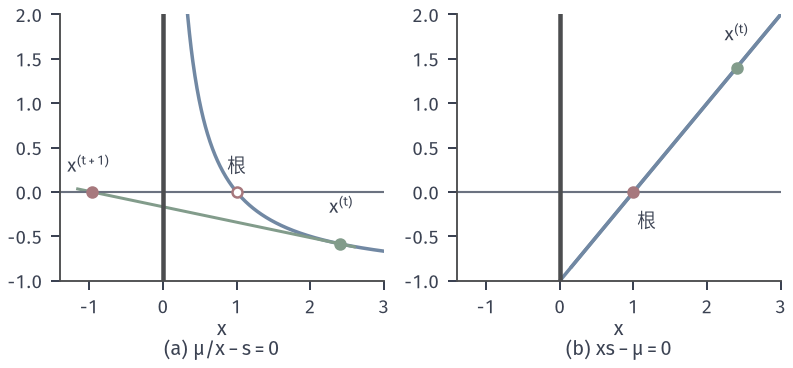

This figure's Python source:
from pathlib import Path
import sys
ROOT = next(p for p in Path(__file__).resolve().parents if (p/"build.sh").is_file() and (p/"tex/book.tex").is_file())
sys.path.insert(0, str(ROOT/"figures/05-optimization/01-linear-programming/matplotlib/lpipm-common"))
from ipm_plot import *
OUT = Path(__file__).resolve().parent

# Newton on mu/x-s=0 against Newton on xs-mu=0, with s=mu=1 fixed for the picture.
fig, (a, b) = figure(width_mm=112, height_mm=52, ncols=2)
x = np.linspace(.16, 3, 500); x0 = 2.4
a.plot(x, 1 / x - 1, color=BLUE, lw=1.4)
g0 = 1 / x0 - 1; dg = -1 / x0 ** 2; xn = x0 - g0 / dg
tt = np.array([xn - .2, x0 + .2]); a.plot(tt, g0 + dg * (tt - x0), color=GREEN, lw=1.2)
a.plot([x0], [g0], 'o', color=GREEN, ms=4); a.plot([xn], [0], 'o', color=RED, ms=4, zorder=6)
a.plot([1], [0], 'o', color=RED, ms=4, mfc='white', zorder=6)
a.axhline(0, color='#6B7280', lw=.85); a.axvline(0, color='#4C4D4F', lw=1.8)
a.text(x0 + .02, g0 + .34, '$x^{(t)}$', fontsize=7.5, ha='center')
a.text(xn - .05, .22, '$x^{(t+1)}$', fontsize=7.5, ha='center')
a.text(1.0, .22, '根', fontsize=7.5, ha='center')
a.set_xlim(-1.4, 3); a.set_ylim(-1, 2)
a.set_xlabel('$x$\n(a) $\\mu/x-s=0$', labelpad=1)
b.plot(x, x - 1, color=BLUE, lw=1.4); b.plot(np.array([-1.4, 3]), np.array([-1.4, 3]) - 1, color=BLUE, lw=1.4)
b.plot([x0], [x0 - 1], 'o', color=GREEN, ms=4); b.plot([1], [0], 'o', color=RED, ms=4, zorder=6)
b.axhline(0, color='#6B7280', lw=.85); b.axvline(0, color='#4C4D4F', lw=1.8)
b.text(x0, x0 - 1 + .3, '$x^{(t)}$', fontsize=7.5, ha='center'); b.text(1.05, -.4, '根', fontsize=7.5)
b.set_xlim(-1.4, 3); b.set_ylim(-1, 2)
b.set_xlabel('$x$\n(b) $xs-\\mu=0$', labelpad=1)
save(fig, OUT, 'figure', {'s': 1, 'mu': 1, 'x0': x0, 'newton_on_inverse': xn})
